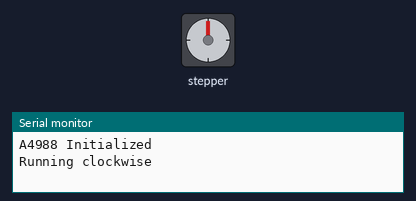
Simulated run of this sketch. Board: Arduino Uno, built with avr-gcc and run on an emulated ATmega328P. On the bench: stepper motor, the last lines printed to the serial monitor. Wiring (inferred from the names in the program): stepper motor driver (200 steps per turn assumed): step pin 4; direction pin 5.

Above: at 0.05 s.
At 0.45 s:
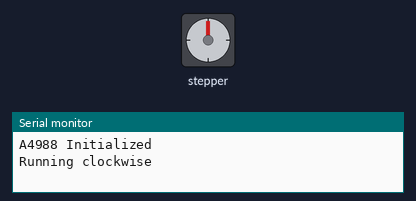
At 1.75 s:
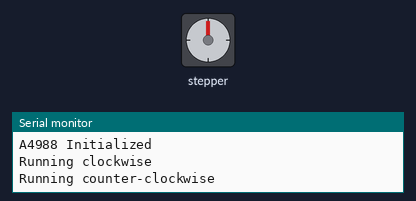
At 3.45 s:
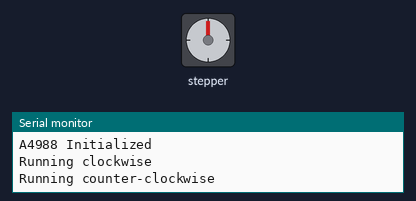
Timing chart, 0 to 8.0 s (numbered marks = the images above):
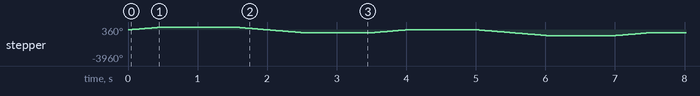

The sketch:

stepper_brut.ino
```cpp
const int stepPin = 4;
const int dirPin = 5;
const int stepsPerRev=200;
int pulseWidthMicros = 500;  // microseconds
int millisBtwnSteps = 2000;
void setup() {
 Serial.begin(9600);
 pinMode(stepPin, OUTPUT);
 pinMode(dirPin, OUTPUT);
 Serial.println(F("A4988 Initialized"));
}
void loop() {
 Serial.println(F("Running clockwise"));
 digitalWrite(dirPin, HIGH); // Enables the motor to move in a particular direction
 // Makes 200 pulses for making one full cycle rotation
 for (int i = 0; i < stepsPerRev; i++) {
   digitalWrite(stepPin, HIGH);
   delayMicroseconds(pulseWidthMicros);
   digitalWrite(stepPin, LOW);
   delayMicroseconds(millisBtwnSteps);
 }
 delay(1000); // One second delay
 Serial.println(F("Running counter-clockwise"));
 digitalWrite(dirPin, LOW); //Changes the rotations direction
 // Makes 400 pulses for making two full cycle rotation
 for (int i = 0; i < 2*stepsPerRev; i++) {
   digitalWrite(stepPin, HIGH);
   delayMicroseconds(pulseWidthMicros);
   digitalWrite(stepPin, LOW);
   delayMicroseconds(millisBtwnSteps);
 }
 delay(1000);
}
```

Measured:
- by itself, stepper: turns 360° clockwise in 0.48 s, then 720° counter-clockwise in 1.0 s, repeating every 3.5 s
